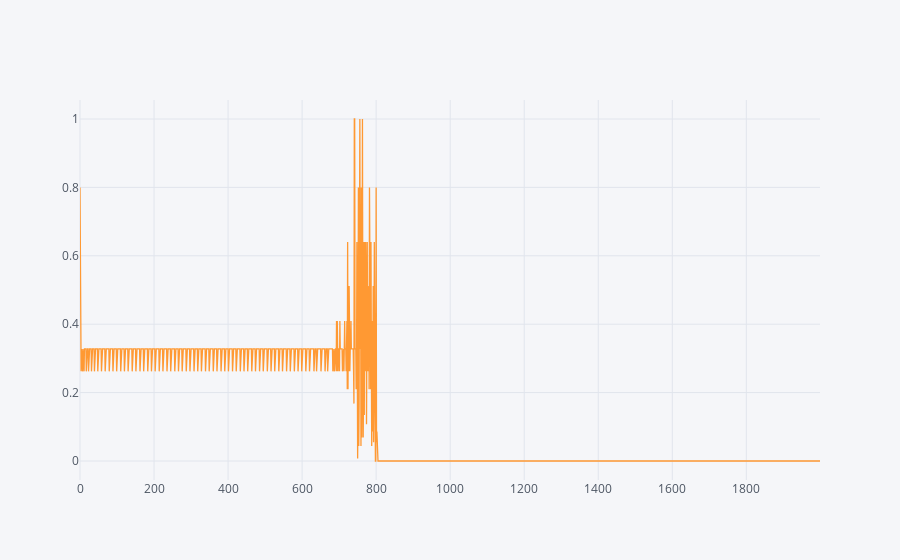

Write notebook code for a chart like this one.
### Code cell
iplot(history_df['GD lr'].iplot(asFigure = True))

### Figure 1 — Plotly figure (JSON) as saved in the notebook; plotly's stock layout.template omitted (floating-point values rounded to 4 significant figures; data arrays with more than 128 entries replaced by an {"elided": "..."} marker saying what was removed)
{"data": [{"line": {"color": "rgba(255, 153, 51, 1.0)", "dash": "solid", "shape": "linear", "width": 1.3}, "mode": "lines", "name": "GD lr", "text": "", "type": "scatter", "uid": "5f6f056a-7e2a-442f-836b-c1bdc6b00bea", "x": {"elided": "2000 int values"}, "y": {"elided": "2000 float values"}}], "layout": {"legend": {"bgcolor": "#F5F6F9", "font": {"color": "#4D5663"}}, "paper_bgcolor": "#F5F6F9", "plot_bgcolor": "#F5F6F9", "title": {"font": {"color": "#4D5663"}}, "xaxis": {"gridcolor": "#E1E5ED", "showgrid": true, "tickfont": {"color": "#4D5663"}, "title": {"font": {"color": "#4D5663"}, "text": ""}, "zerolinecolor": "#E1E5ED"}, "yaxis": {"gridcolor": "#E1E5ED", "showgrid": true, "tickfont": {"color": "#4D5663"}, "title": {"font": {"color": "#4D5663"}, "text": ""}, "zerolinecolor": "#E1E5ED"}}}
